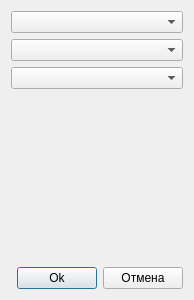
<?xml version="1.0" encoding="UTF-8"?>
<ui version="4.0">
 <class>DialogAddAlarmVar</class>
 <widget class="QDialog" name="DialogAddAlarmVar">
  <property name="geometry">
   <rect>
    <x>0</x>
    <y>0</y>
    <width>184</width>
    <height>300</height>
   </rect>
  </property>
  <property name="windowTitle">
   <string>Dialog</string>
  </property>
  <layout class="QGridLayout" name="gridLayout">
   <item row="4" column="1">
    <widget class="QPushButton" name="pushButton">
     <property name="text">
      <string>Ok</string>
     </property>
    </widget>
   </item>
   <item row="4" column="0">
    <spacer name="horizontalSpacer">
     <property name="orientation">
      <enum>Qt::Horizontal</enum>
     </property>
     <property name="sizeHint" stdset="0">
      <size>
       <width>40</width>
       <height>20</height>
      </size>
     </property>
    </spacer>
   </item>
   <item row="4" column="2">
    <widget class="QPushButton" name="pushButton_2">
     <property name="text">
      <string>Отмена</string>
     </property>
    </widget>
   </item>
   <item row="2" column="0" colspan="3">
    <widget class="QComboBox" name="comboBoxAlarmType"/>
   </item>
   <item row="1" column="0" colspan="3">
    <widget class="QComboBox" name="comboBoxVarName"/>
   </item>
   <item row="0" column="0" colspan="3">
    <widget class="QComboBox" name="comboBoxVarType"/>
   </item>
   <item row="3" column="2">
    <spacer name="verticalSpacer">
     <property name="orientation">
      <enum>Qt::Vertical</enum>
     </property>
     <property name="sizeHint" stdset="0">
      <size>
       <width>20</width>
       <height>193</height>
      </size>
     </property>
    </spacer>
   </item>
  </layout>
 </widget>
 <resources/>
 <connections>
  <connection>
   <sender>pushButton</sender>
   <signal>clicked()</signal>
   <receiver>DialogAddAlarmVar</receiver>
   <slot>accept()</slot>
   <hints>
    <hint type="sourcelabel">
     <x>70</x>
     <y>273</y>
    </hint>
    <hint type="destinationlabel">
     <x>22</x>
     <y>227</y>
    </hint>
   </hints>
  </connection>
  <connection>
   <sender>pushButton_2</sender>
   <signal>clicked()</signal>
   <receiver>DialogAddAlarmVar</receiver>
   <slot>reject()</slot>
   <hints>
    <hint type="sourcelabel">
     <x>141</x>
     <y>278</y>
    </hint>
    <hint type="destinationlabel">
     <x>168</x>
     <y>228</y>
    </hint>
   </hints>
  </connection>
 </connections>
</ui>
